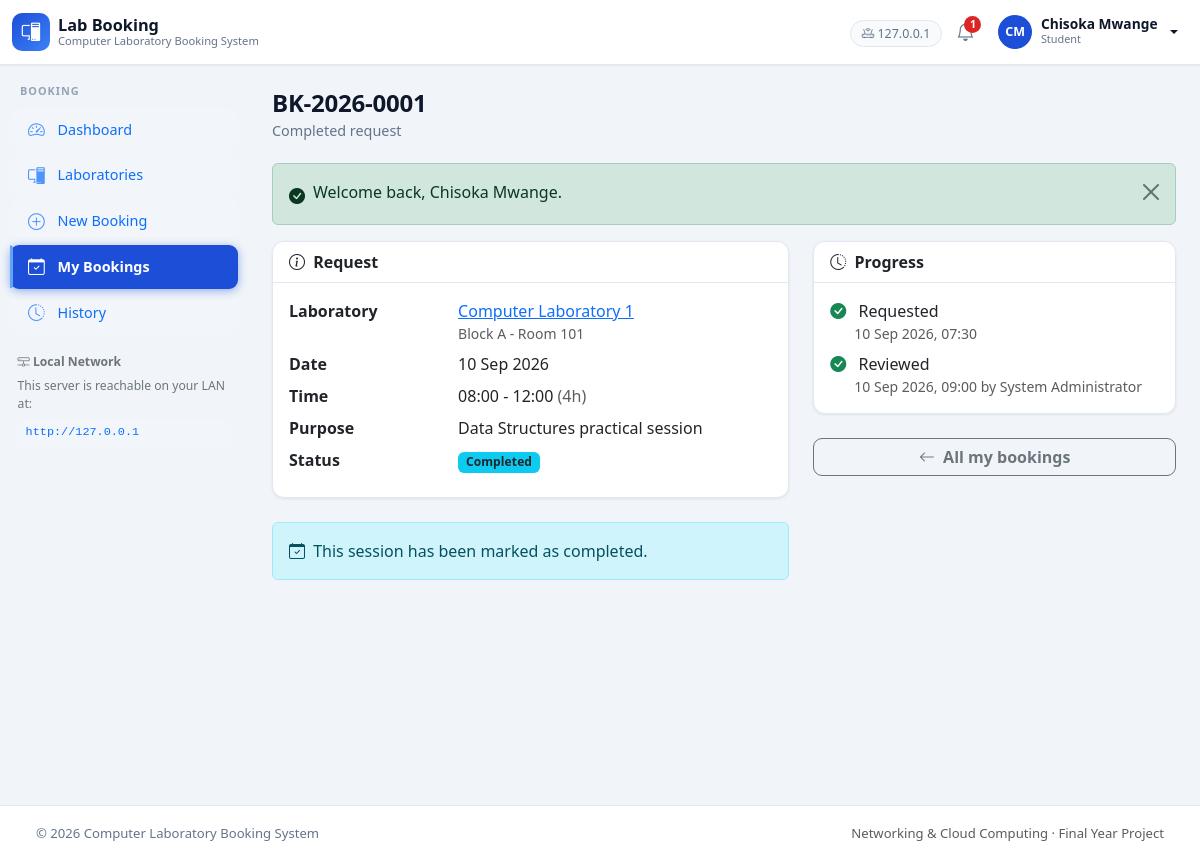
Page /user/booking.php?id=1 (signed in) on the committed database.
### tables this page shows
CREATE TABLE `users` (
  `id`            INT(11)      NOT NULL AUTO_INCREMENT,
  `name`          VARCHAR(120)  NOT NULL,
  `email`         VARCHAR(191)  NOT NULL,
  `password`      VARCHAR(255)  NOT NULL,
  `role`          ENUM('admin','user')   NOT NULL DEFAULT 'user',
  `status`        ENUM('active','inactive') NOT NULL DEFAULT 'active',
  `student_no`    VARCHAR(50)   DEFAULT NULL,
  `phone`         VARCHAR(30)   DEFAULT NULL,
   
   
   
   
   
  `avatar`        VARCHAR(191)  DEFAULT NULL,
  `last_login_at` DATETIME      DEFAULT NULL,
  `created_at`    DATETIME      NOT NULL DEFAULT CURRENT_TIMESTAMP,
  `updated_at`    DATETIME      NOT NULL DEFAULT CURRENT_TIMESTAMP ON UPDATE CURRENT_TIMESTAMP,
  PRIMARY KEY (`id`),
  UNIQUE KEY `uq_users_email` (`email`),
  UNIQUE KEY `uq_users_student_no` (`student_no`),
  KEY `idx_users_role_status` (`role`,`status`)
);

CREATE TABLE `bookings` (
  `id`            INT(11)     NOT NULL AUTO_INCREMENT,
  `booking_ref`   VARCHAR(20)  NOT NULL,
  `user_id`       INT(11)     NOT NULL,
  `laboratory_id` INT(11)     NOT NULL,
  `booking_date`  DATE         NOT NULL,
  `start_time`    TIME         NOT NULL,
  `end_time`      TIME         NOT NULL,
  `purpose`       VARCHAR(255) NOT NULL,
  `status`        ENUM('pending','approved','rejected','cancelled','completed')
                                NOT NULL DEFAULT 'pending',
  `reviewed_by`   INT(11)      DEFAULT NULL,
  `reviewed_at`   DATETIME     DEFAULT NULL,
  `admin_note`    VARCHAR(255) DEFAULT NULL,
  `created_at`    DATETIME     NOT NULL DEFAULT CURRENT_TIMESTAMP,
  `updated_at`    DATETIME     NOT NULL DEFAULT CURRENT_TIMESTAMP ON UPDATE CURRENT_TIMESTAMP,
  PRIMARY KEY (`id`),
  UNIQUE KEY `uq_bookings_ref` (`booking_ref`),
  KEY `idx_bookings_conflict` (`laboratory_id`,`booking_date`,`status`),
  KEY `idx_bookings_user` (`user_id`),
  KEY `idx_bookings_status` (`status`),
  KEY `idx_bookings_created` (`created_at`),
  CONSTRAINT `fk_bookings_user`
    FOREIGN KEY (`user_id`)       REFERENCES `users` (`id`)
    ON DELETE RESTRICT ON UPDATE CASCADE,
  CONSTRAINT `fk_bookings_laboratory`
    FOREIGN KEY (`laboratory_id`) REFERENCES `laboratories` (`id`)
    ON DELETE RESTRICT ON UPDATE CASCADE,
  CONSTRAINT `fk_bookings_reviewer`
    FOREIGN KEY (`reviewed_by`)   REFERENCES `users` (`id`)
    ON DELETE SET NULL ON UPDATE CASCADE
);

CREATE TABLE `laboratories` (
  `id`             INT(11)      NOT NULL AUTO_INCREMENT,
  `name`           VARCHAR(120)  NOT NULL,
  `location`       VARCHAR(120)  NOT NULL,
  `capacity`       INT(11)      NOT NULL DEFAULT 0,
  `computer_count` INT(11)      NOT NULL DEFAULT 0,
  `description`    TEXT          DEFAULT NULL,
  `status`         ENUM('available','maintenance','inactive') NOT NULL DEFAULT 'available',
  `created_at`     DATETIME      NOT NULL DEFAULT CURRENT_TIMESTAMP,
  `updated_at`     DATETIME      NOT NULL DEFAULT CURRENT_TIMESTAMP ON UPDATE CURRENT_TIMESTAMP,
  PRIMARY KEY (`id`),
  UNIQUE KEY `uq_laboratories_name` (`name`),
  KEY `idx_laboratories_status` (`status`)
);

### user/booking.php (the view, shortened to what the rows shown need)
<?php
require_user();
$userId = current_user_id();
$id = query_int('id', 0);
$booking = $id > 0
    ? db_one(
        'SELECT b.*, l.name AS lab_name, l.location AS lab_location,
                l.capacity, l.computer_count,
                r.name AS reviewer_name
           FROM bookings b
           JOIN laboratories l ON l.id = b.laboratory_id
           LEFT JOIN users r ON r.id = b.reviewed_by
          WHERE b.id = ? AND b.user_id = ?',
        array($id, $userId)
    )
    : null;
$status = $booking['status'];
$length = duration_minutes($booking['start_time'], $booking['end_time']);
layout_start(array('title' => $booking['booking_ref'], 'active' => 'bookings'));
?>
<div class="row g-4">
    <div class="col-lg-7">
        <div class="card mb-4">
            <div class="card-body">
                <dl class="row mb-0">
                    <dt class="col-sm-4">Laboratory</dt>
                    <dd class="col-sm-8">
                        <a href="<?php echo e(url('user/laboratory.php?id=' . (int) $booking['laboratory_id'])); ?>">
                            <?php echo e($booking['lab_name']); ?>
                        </a>
                        <div class="small text-muted"><?php echo e($booking['lab_location']); ?></div>
                    </dd>
                    <dt class="col-sm-4">Date</dt>
                    <dd class="col-sm-8"><?php echo e(format_date($booking['booking_date'])); ?></dd>
                    <dt class="col-sm-4">Time</dt>
                    <dd class="col-sm-8">
                        <?php echo e(format_range($booking['start_time'], $booking['end_time'])); ?>
                        <span class="text-muted">(<?php echo e(format_duration($length)); ?>)</span>
                    </dd>
                    <dt class="col-sm-4">Purpose</dt>
                    <dd class="col-sm-8"><?php echo nl2br(e($booking['purpose'])); ?></dd>
                    <dt class="col-sm-4">Status</dt>
                    <dd class="col-sm-8">
                        <span class="badge <?php echo e(status_badge_class($status)); ?>">
                            <?php echo e(booking_status_label($status)); ?>
                        </span>
                    </dd>
                </dl>
            </div>
        </div>
    </div>
    <div class="col-lg-5">
        <div class="card mb-4">
            <div class="card-body">
                <ul class="list-unstyled mb-0">
                    <li class="mb-2">
                        <i class="bi bi-check-circle-fill text-success me-2"></i>
                        Requested
                        <div class="small text-muted ms-4">
                            <?php echo e(format_date($booking['created_at'], true)); ?>
                        </div>
                    </li>
                    <li class="mb-0">
                        <?php if ($booking['reviewed_at'] === null): ?>
                            <i class="bi bi-circle text-muted me-2"></i>
                            Not yet reviewed
                        <?php else: ?>
                            <i class="bi bi-check-circle-fill text-success me-2"></i>
                            Reviewed
                            <div class="small text-muted ms-4">
                                <?php echo e(format_date($booking['reviewed_at'], true)); ?>
                                <?php if ($booking['reviewer_name'] !== null): ?>
                                    by <?php echo e($booking['reviewer_name']); ?>
                                <?php endif; ?>
                            </div>
                        <?php endif; ?>
                    </li>
                </ul>
            </div>
        </div>
    </div>
</div>

### includes/navbar.php (shortened to what the rows shown need)
<?php
$__user = current_user();
$__unread = 0;
if ($__user !== null) {
    try {
        $__unread = unread_notification_count();
    } catch (Exception $e) {
        $__unread = 0;
    }
}
$__serverIp = isset($_SERVER['SERVER_ADDR']) ? $_SERVER['SERVER_ADDR'] : '';
?>
<nav class="navbar navbar-expand-lg app-navbar sticky-top">
  <div class="container-fluid">
    <div class="collapse navbar-collapse justify-content-end">
      <ul class="navbar-nav align-items-lg-center gap-lg-1">
        <?php if (!is_logged_in()): ?>
          <li class="nav-item">
            <a class="btn btn-sm btn-outline-primary" href="<?php echo e(url('auth/login.php')); ?>">Sign in</a>
          </li>
        <?php else: ?>
          <?php if ($__serverIp !== ''): ?>
          <li class="nav-item d-none d-xl-block">
            <span class="nav-server" title="Clients on the local network can reach this server here">
              <i class="bi bi-router"></i> <?php echo e($__serverIp); ?>
            </span>
          </li>
          <?php endif; ?>
          <li class="nav-item">
            <a class="nav-icon" href="<?php echo e(url(is_admin() ? 'admin/notifications.php' : 'user/notifications.php')); ?>"
               title="Notifications">
              <i class="bi bi-bell"></i>
              <?php if ($__unread > 0): ?>
                <span class="nav-badge"><?php echo $__unread > 9 ? '9+' : e($__unread); ?></span>
              <?php endif; ?>
            </a>
          </li>
          <li class="nav-item dropdown">
            <a class="nav-user dropdown-toggle" href="#" data-bs-toggle="dropdown" aria-expanded="false">
              <span class="avatar"><?php echo e(initials($__user['name'])); ?></span>
              <span class="d-none d-sm-inline">
                <strong><?php echo e($__user['name']); ?></strong>
                <small class="role-tag"><?php echo e($__user['role'] === 'admin' ? 'Administrator' : 'Student'); ?></small>
              </span>
            </a>
          </li>
        <?php endif; ?>
      </ul>
    </div>
  </div>
</nav>

### includes/sidebar.php (shortened to what the rows shown need)
<?php
$__active = isset($GLOBALS['__active']) ? $GLOBALS['__active'] : '';
$__isAdmin = is_admin();
if ($__isAdmin) {
    $__links = array(
        array('key' => 'dashboard',     'icon' => 'bi-speedometer2',   'label' => 'Dashboard',      'href' => 'admin/index.php'),
        array('key' => 'laboratories',  'icon' => 'bi-pc-display',     'label' => 'Laboratories',   'href' => 'admin/laboratories.php'),
        array('key' => 'bookings',      'icon' => 'bi-calendar-check',  'label' => 'Bookings',       'href' => 'admin/bookings.php'),
        array('key' => 'approvals',     'icon' => 'bi-inbox',           'label' => 'Approvals',      'href' => 'admin/approvals.php', 'badge' => 'pending'),
        array('key' => 'users',         'icon' => 'bi-people',          'label' => 'Users',          'href' => 'admin/users.php'),
        array('key' => 'slots',         'icon' => 'bi-clock-history',   'label' => 'Time Slots',     'href' => 'admin/time-slots.php'),
        array('key' => 'reports',       'icon' => 'bi-bar-chart-line',  'label' => 'Reports',        'href' => 'admin/reports.php'),
        array('key' => 'activity',      'icon' => 'bi-activity',        'label' => 'Activity Log',   'href' => 'admin/activity.php'),
    );
    $__section = 'Administration';
} else {
    $__links = array(
        array('key' => 'dashboard',     'icon' => 'bi-speedometer2',  'label' => 'Dashboard',      'href' => 'user/index.php'),
        array('key' => 'laboratories',  'icon' => 'bi-pc-display',    'label' => 'Laboratories',   'href' => 'user/laboratories.php'),
        array('key' => 'new-booking',   'icon' => 'bi-plus-circle',   'label' => 'New Booking',    'href' => 'user/book.php'),
        array('key' => 'bookings',      'icon' => 'bi-calendar-check', 'label' => 'My Bookings',   'href' => 'user/bookings.php'),
        array('key' => 'history',       'icon' => 'bi-clock-history', 'label' => 'History',        'href' => 'user/history.php'),
    );
    $__section = 'Booking';
}
?>
<aside class="app-sidebar offcanvas-lg offcanvas-start" tabindex="-1" id="appSidebar"
       aria-label="Main navigation">
  <div class="offcanvas-body d-lg-flex flex-column p-0">
    <div class="sidebar-section"><?php echo e($__section); ?></div>
    <nav class="sidebar-nav">
      <?php foreach ($__links as $__link):
      ?>
        <a class="sidebar-link text-primary<?php echo nav_active($__active, $__link['key']); ?>"
           href="<?php echo e(url($__link['href'])); ?>">
          <i class="bi <?php echo e($__link['icon']); ?>"></i>
          <span><?php echo e($__link['label']); ?></span>
        </a>
      <?php endforeach; ?>
    </nav>
    <div class="sidebar-foot">
      <div class="sidebar-foot-title text-secondary"><i class="bi bi-hdd-network"></i> Local Network</div>
      <p class="mb-1 text-secondary">This server is reachable on your LAN at:</p>
      <code class="lan-url text-primary">http://<?php echo e(isset($_SERVER['SERVER_ADDR']) ? $_SERVER['SERVER_ADDR'] : 'SERVER_IP'); ?></code>
    </div>
  </div>
</aside>

### rows in the picture
users: name "CM", name "Chisoka Mwange", role "Student", role "BOOKING"
bookings: laboratory.name "Computer Laboratory 1", laboratory.location "Block A - Room 101", booking_date "10 Sep 2026", start_time+end_time "08:00 - 12:00", format_duration($length) "4h", purpose "Data Structures practical session", status "Completed", created_at "10 Sep 2026, 07:30", reviewed_at "10 Sep 2026, 09:00", reviewed_by.name "System Administrator"

### other values in the picture
$__serverIp "127.0.0.1"
$__unread "1"
$__link['label'] "Dashboard"
$__link['label'] "Laboratories"
$__link['label'] "New Booking"
$__link['label'] "My Bookings"
$__link['label'] "History"
isset($_SERVER['SERVER_ADDR']) ? $_SERVER['SERVER_ADDR'] : 'SERVER_IP' "127.0.0.1"
$title "BK-2026-0001"
$subtitle "Completed request"
$flash['message'] "Welcome back, Chisoka Mwange."
APP_NAME "Computer Laboratory Booking System"
APP_ORG "Networking & Cloud Computing"
